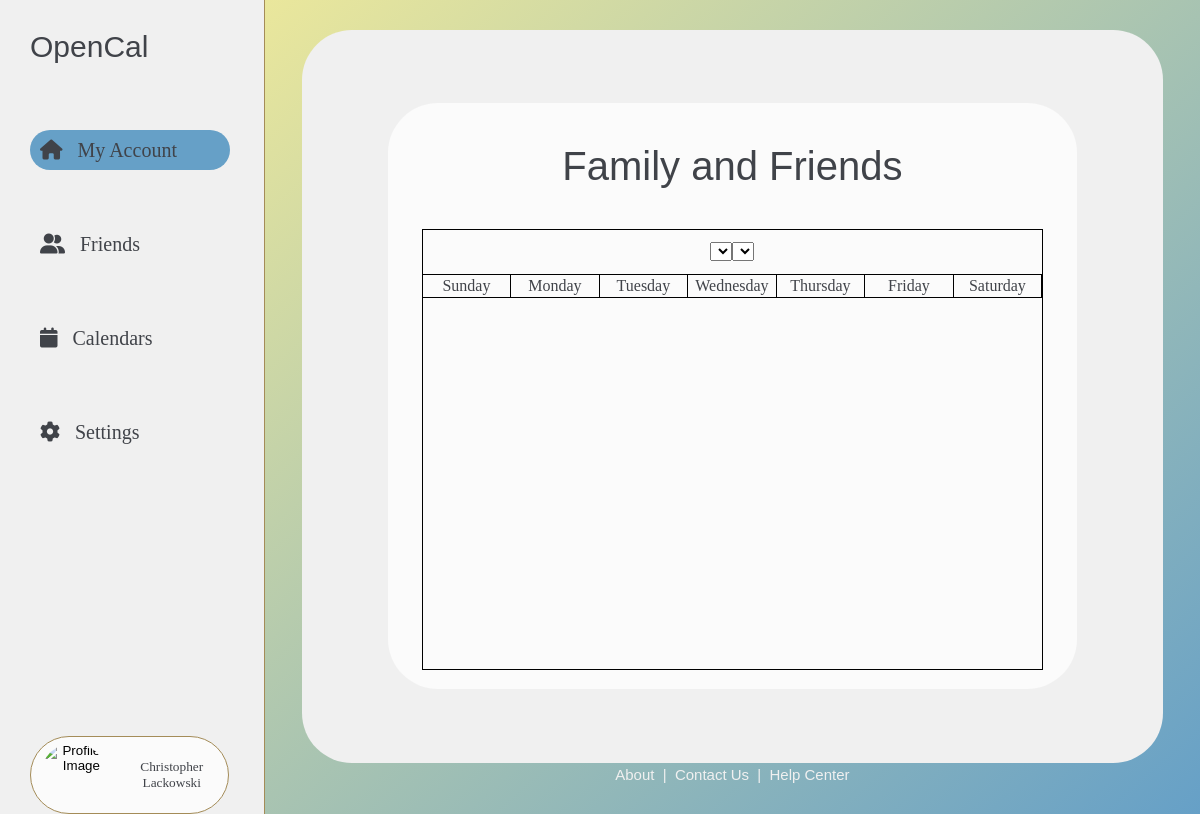
Screenshot of /opencalendar/23/ (signed in) with the database file from the repository.
### opencalapp/models.py (models this page shows, shortened)
class Account(AbstractUser):
    calendars = models.ManyToManyField('Calendar', related_name='users', blank=True)

class Calendar(models.Model):
    name = models.CharField(max_length=20, default='Calendar Name')
    owner = models.ForeignKey(Account, related_name='owned_calendars', on_delete=models.CASCADE, default=1)
    last_modified = models.DateTimeField(default=timezone.now)
    contributors = models.ManyToManyField('Account', related_name='active_calendars', blank=True)

### opencalapp/views.py (the view)
# urls.py: path('opencalendar/<calendar_id>/', views.open_calendar, name='open_calendar'),
@login_required
def open_calendar(request, calendar_id):
    calendar = Calendar.objects.get(pk=calendar_id)
    weekdays = ['Sunday', 'Monday', 'Tuesday', 'Wednesday', 'Thursday', 'Friday', 'Saturday']
    return render(request, 'opencalendar.html', {'calendar': calendar, 'weekdays': weekdays})

### opencalapp/templates/opencalendar.html (shortened to what this page needs)
{% extends 'base.html' %}
{% block content %}
<div class="page-pane">
    <div class="page-pane-bubble" style="justify-content: center;">
        <div class="entire-calendar">
            <div class="open-cal-header-title">
                <b-text style="font-size: 40px;">{{calendar.name}}</b-text>
            </div>
            <div class="calendar">
                <div class="calendar-header">
                    <select id="year-selector"></select>
                    <select id="month-selector"></select>
                </div>
                <div class="weekdays">
                    {% for weekday in weekdays %}
                        <div class="weekday">
                            <s-text>
                                {{weekday}}
                            </s-text>
                        </div>
                    {% endfor %}
                </div>
                <div class="calendar-days">
                </div>
            </div>
        </div>
    </div>
    {% include 'footer.html' %}
</div>
{% endblock %}

### opencalapp/templates/base.html (shortened to what this page needs)
{% load static %}
<!DOCTYPE html>
<html>
    <head>
        <link rel="stylesheet" href="{% static 'css/mycalendarsstyle.css' %}">
        <link rel="stylesheet" href="{% static 'css/navpanestyle.css' %}">
        <link rel="stylesheet" href="{% static 'css/subpagestyle.css' %}">
        <link rel="stylesheet" href="{% static 'css/globalstyle.css' %}">
        <link rel="stylesheet" href="{% static 'css/friendsstyle.css' %}">
        <link rel="stylesheet" href="{% static 'css/opencalendarstyle.css' %}">
    </head>
    <body>
        <div class="page-container" style="display: flex; justify-content: flex-start">
            <div class="nav-pane">
                <p style="font-family:Verdana, sans-serif; font-size: 30px; color:rgb(64, 67, 73)">OpenCal</p>
                <br><br>
                <div class="nav-options">
                    <a class="nav-button" style="font-size: 20px" href="{% url 'account' %}" id="account-link-id">
                        <i class="fas fa-house"></i>
                        &ensp;
                        My Account
                    </a>
                    <br><br><br>
                    <a class="nav-button" style="font-size: 20px" href="{% url 'friends' %}" id="friends-link-id">
                        <i class="fas fa-user-group"></i>
                        &ensp;
                        Friends
                    </a>
                    <br><br><br>
                    <a class="nav-button" style="font-size: 20px" href="{% url 'mycalendars' %}" id="calendars-link-id">
                        <i class="fas fa-calendar"></i>
                        &ensp;
                        Calendars
                    </a>
                    <br><br><br>
                    <a class="nav-button" style="font-size: 20px" href="{% url 'settings' %}" id="settings-link-id">
                        <i class="fas fa-gear"></i>
                        &ensp;
                        Settings
                    </a>
                </div>
                <div class="all-profile">
                    <br>
                    <button class="profile-container" onclick="toggleVisibility()">
                        <img src="{% static 'images/IMG_7987.png' %}" alt="Profile Image" class="profile-img">
                        <s-text style="text-transform: capitalize;">{{ user.get_full_name }}</s-text>
                    </button>
                </div>
            </div>
            <div class="main-content" style="width:100%; height:100%; flex-grow:1;">
                {% block content %}
                {% endblock %}
            </div>
        </div>
    </body>
</html>

### opencalapp/static/css/mycalendarsstyle.css (style rules this page uses)
body { background-color: rgb(102, 160, 199); height: 100%; width: 100%; margin: 0; }

### opencalapp/static/css/navpanestyle.css (style rules this page uses)
.nav-pane { height:100%; width:300px; display: flex; justify-content: flex-start; align-items: flex-start; background-color: rgb(240,240,240); flex-direction: column; padding-left: 30px; border-right: 1px solid rgb(164, 140, 88); }
.nav-options { display: flex; flex-direction: column; justify-content: center; align-items: flex-start; }
.nav-button { border: none; color: rgb(64, 67, 73); font-family: Georgia, serif; width: 200px; height: 40px; display: flex; align-items: center; border-radius: 20px; text-decoration: none; }
.all-profile { display: flex; align-items: center; width: 85%; height: 250px; flex-direction: column; margin-top: 220px; }
.profile-container { height: 90px; width: 100%; border-radius: 100px; padding: 0; background-color: rgb(251, 251, 251); border: 1px solid rgb(164, 140, 88); display: flex; justify-content: flex-start; align-items: center; }
.profile-img { height: 85%; aspect-ratio: 1.0; border-radius: 100px; margin-left: 10px; margin-right: 10px; object-fit: cover; }
.nav-button.active { background-color: rgb(102, 160, 199); }

### opencalapp/static/css/subpagestyle.css (style rules this page uses)
.page-container { height:100%; width:100%; display: flex; justify-content: center; align-items: center; }
.page-pane { height:100%; width:100%; display: flex; justify-content: space-between; align-items: center; background-color: rgb(251, 251, 251); background-image: linear-gradient(to bottom right, rgb(234, 231, 156), rgb(102, 160, 199)); flex-direction: column; }
.page-pane-bubble { display: flex; align-items: center; justify-content: flex-start; width: 92%; height: 90%; flex-direction: column; background-color: rgb(240,240,240); border-radius: 50px; margin-top: 30px; }

### opencalapp/static/css/globalstyle.css (style rules this page uses)
html { height: 100%; }
s-text { color: rgb(64, 67, 73); font-family: Georgia, serif; }
b-text { color: rgb(64, 67, 73); font-family: Verdana, sans-serif; }
button { transition-duration: 0.4s; cursor: pointer; }

### opencalapp/static/css/opencalendarstyle.css (style rules this page uses)
.open-cal-header-title { display: flex; justify-content: center; align-items: center; height: 15%; width: 100%; }
.entire-calendar { display: flex; justify-content: space-evenly; align-items: center; background-color: rgb(251, 251, 251); width: 80%; height: 80%; border-radius: 50px; flex-direction: column; }
.calendar { display: flex; flex-direction: column; align-items: center; justify-content: center; width: 90%; height: 75%; border: 1px solid black; }
.calendar-header { display: flex; justify-content: center; align-items: center; width: 100%; height: 10%; border-bottom: 1px solid black; }
.weekdays { display: flex; justify-content: space-evenly; align-items: center; width: 100%; height: 5%; border-bottom: 1px solid black; }
.weekday { display: flex; justify-content: center; align-items: center; height: 100%; width: calc(100% / 7); border-right: 1px solid black; }
.calendar-days { display: flex; justify-content: center; align-items: center; width: 100%; height: 85%; }

### rows the page displays
Account: get_full_name "Christopher Lackowski"
Calendar: name "Family and Friends"

### other values shown
{{ weekday }} "Sunday" "Monday" "Tuesday" "Wednesday" "Thursday" "Friday" "Saturday"
